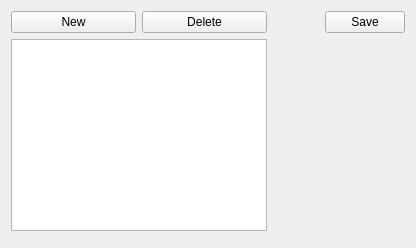
      <widget class="QWidget" name="tabStatsheets">
       <attribute name="title">
        <string>Statsheets</string>
       </attribute>
       <layout class="QGridLayout" name="gridLayout_15">
        <item row="0" column="0">
         <widget class="QPushButton" name="charsheetAdd">
          <property name="text">
           <string>New</string>
          </property>
         </widget>
        </item>
        <item row="0" column="1">
         <widget class="QPushButton" name="charsheetDel">
          <property name="text">
           <string>Delete</string>
          </property>
         </widget>
        </item>
        <item row="3" column="0" colspan="2">
         <widget class="QListWidget" name="charsheetList">
          <property name="sizePolicy">
           <sizepolicy hsizetype="MinimumExpanding" vsizetype="MinimumExpanding">
            <horstretch>0</horstretch>
            <verstretch>0</verstretch>
           </sizepolicy>
          </property>
          <property name="maximumSize">
           <size>
            <width>16777215</width>
            <height>16777215</height>
           </size>
          </property>
         </widget>
        </item>
        <item row="3" column="2" rowspan="2" colspan="3">
         <widget class="CharsheetEditor" name="charsheetEditor" native="true">
          <property name="sizePolicy">
           <sizepolicy hsizetype="MinimumExpanding" vsizetype="MinimumExpanding">
            <horstretch>0</horstretch>
            <verstretch>0</verstretch>
           </sizepolicy>
          </property>
         </widget>
        </item>
        <item row="0" column="4">
         <widget class="QPushButton" name="charsheetSave">
          <property name="text">
           <string>Save</string>
          </property>
         </widget>
        </item>
        <item row="0" column="2">
         <spacer name="horizontalSpacer_2">
          <property name="orientation">
           <enum>Qt::Horizontal</enum>
          </property>
          <property name="sizeHint" stdset="0">
           <size>
            <width>40</width>
            <height>20</height>
           </size>
          </property>
         </spacer>
        </item>
       </layout>
      </widget>
